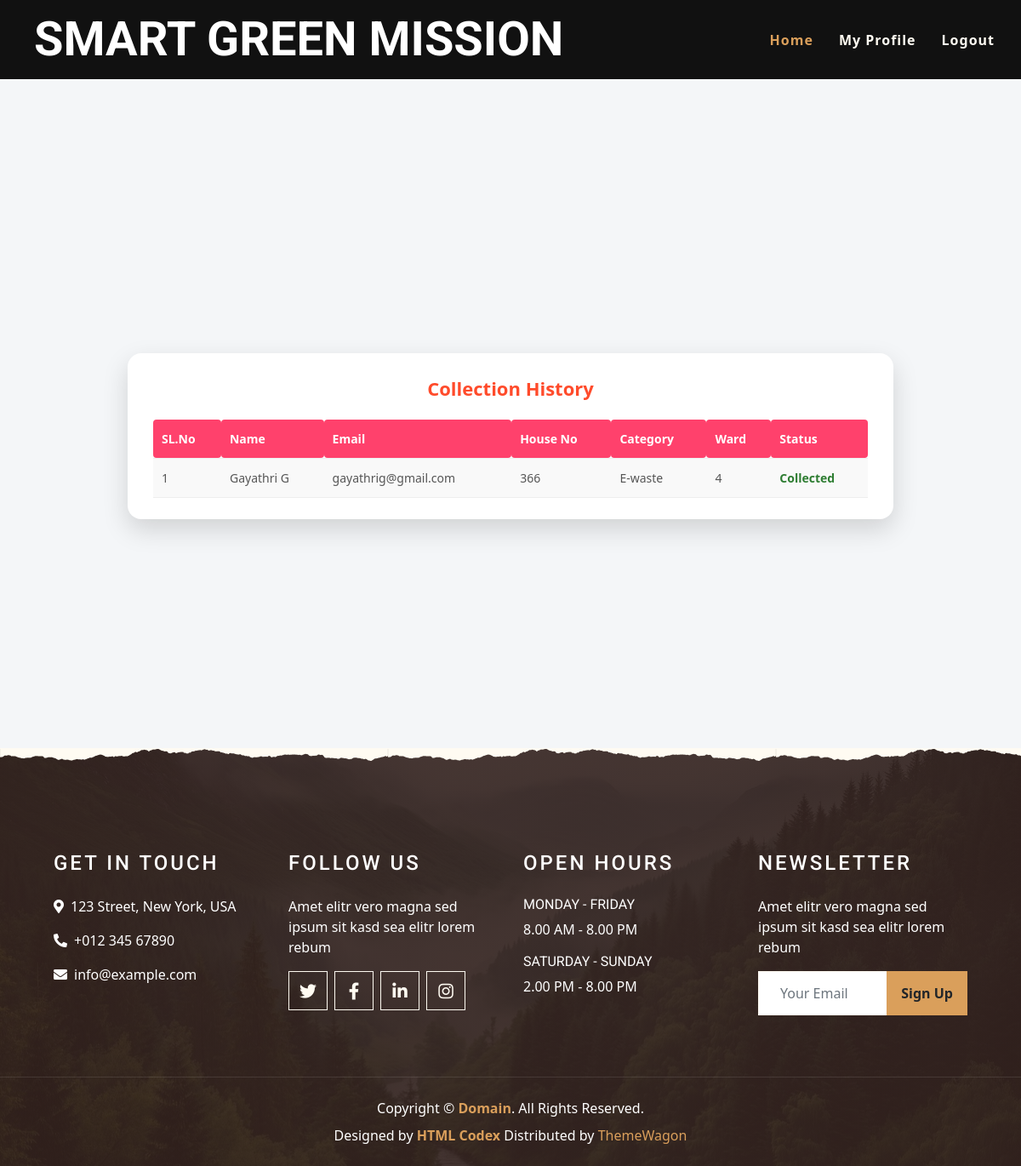
The app's page /worker/ViewCollectionHistory/ (signed in) with its own data.
### User/models.py (models this page shows)
class tbl_waste(models.Model):
    waste_date=models.DateField(auto_now_add=True)
    waste_qty=models.IntegerField(default=0)
    wastecategory_id=models.ForeignKey(tbl_wastecategory, on_delete=models.CASCADE)
    waste_status=models.IntegerField(default=0)
    user_id=models.ForeignKey(tbl_user,on_delete=models.CASCADE)

### Guest/models.py (models this page shows)
class tbl_user(models.Model):
    user_name=models.CharField(max_length=50)
    user_email=models.CharField(max_length=50)
    user_contactno=models.CharField(max_length=50)
    user_address=models.CharField(max_length=50)
    user_password=models.CharField(max_length=50)
    user_houseno=models.CharField(max_length=50)
    user_photo=models.FileField(upload_to='Assets/UserDocs/')
    ward_id=models.ForeignKey(tbl_ward,on_delete=models.CASCADE)
    user_status=models.IntegerField(default=0)

### Admin/models.py (models this page shows)
class tbl_wastecategory(models.Model):
    wastecategory_name=models.CharField(max_length=50)

class tbl_ward(models.Model):
    ward_number=models.CharField(max_length=50)

### worker/views.py (the view)
# urls.py: path('ViewCollectionHistory/',views.ViewCollectionHistory,name="ViewCollectionHistory"),
def ViewCollectionHistory(request):
    if "wid" not in request.session:
        return redirect("Guest:Login")
    else:
        assignwardata = tbl_assignward.objects.filter(worker_id=request.session['wid']).last()
        wastedata=tbl_waste.objects.filter(waste_status=1,user_id__ward_id=assignwardata.ward_id)
        return render(request,"worker/ViewCollectionHistory.html",{'wastedata':wastedata})

### worker/Templates/Worker/ViewCollectionHistory.html (shortened to what this page needs)
{% extends 'worker/Head.html' %}
{% block content %}
<div class="history-container">
    <div class="history-card">
        <div class="history-title">Collection History</div>
        <form action="" method="post">
            <table>
                <tr>
                    <th>SL.No</th>
                    <th>Name</th>
                    <th>Email</th>
                    <th>House No</th>
                    <th>Category</th>
                    <th>Ward</th>
                    <th>Status</th>
                </tr>
                {% for i in wastedata %}
                <tr>
                    <td>{{forloop.counter}}</td>
                    <td>{{i.user_id.user_name}}</td>
                    <td>{{i.user_id.user_email}}</td>
                    <td>{{i.user_id.user_houseno}}</td>
                    <td>{{i.wastecategory_id.wastecategory_name}}</td>
                    <td>{{i.user_id.ward_id.ward_number}}</td>
                    <td class="{% if i.waste_status == 1 %}status-collected{% endif %}">
                        {% if i.waste_status == 1 %}Collected{% endif %}
                    </td>
                </tr>
                {% endfor %}
            </table>
        </form>
    </div>
</div>
{% endblock content %}

### worker/Templates/Worker/ViewCollectionHistory.html (style rules this page uses)
body { background: #f4f6f8; font-family: "Segoe UI", Tahoma, sans-serif; }
.history-container { display: flex; justify-content: center; align-items: center; flex-direction: column; min-height: 80vh; animation: fadeIn 0.8s ease; }
.history-card { width: 95%; max-width: 900px; background: #ffffff; border-radius: 16px; box-shadow: 0 12px 30px rgba(0,0,0,0.15); padding: 25px 30px; overflow-x: auto; }
.history-title { text-align: center; font-size: 22px; font-weight: bold; color: #ff4b2b; margin-bottom: 20px; }
table { width: 100%; border-collapse: collapse; min-width: 600px; }
table th, table td { padding: 12px 10px; text-align: left; border-bottom: 1px solid #eee; font-size: 14px; }
table th { background-color: #ff416c; color: #fff; border-radius: 4px; }
table tr:nth-child(even) { background: #f9f9f9; }
.status-collected { color: #2e7d32; font-weight: bold; }

### records on screen
tbl_waste: user_id.user_name "Gayathri G", user_id.user_email "gayathrig@gmail.com", user_id.user_houseno "366", wastecategory_id.wastecategory_name "E-waste", user_id.ward_id.ward_number "4", waste_status "Collected"
